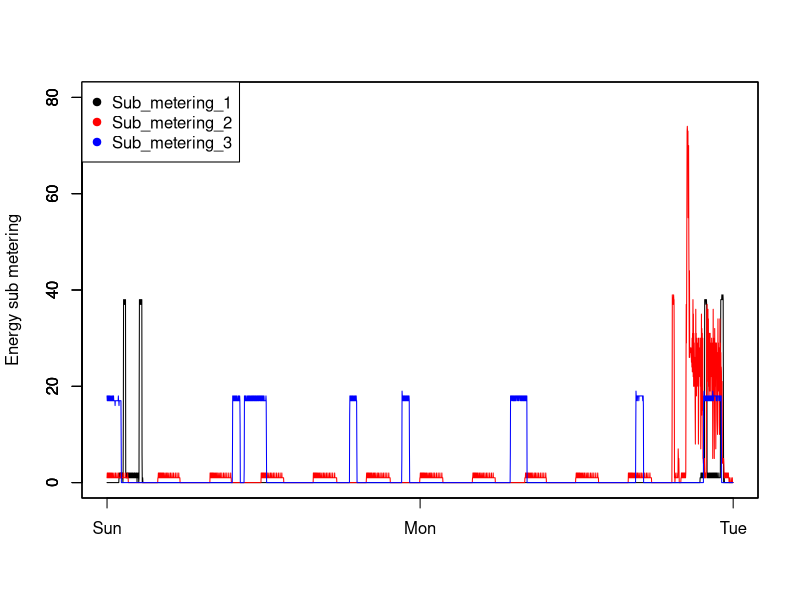

This chart was generated by the following R code:
# Precondition: Must have already executed
#    source("plot0.R")
# to create the file "household_power_consumption_subset.txt" 
# containing the data subset for the assignment. 
#
#

#Read data 
dat <- read.table("household_power_consumption_subset.txt", 
           header = TRUE, sep = ";", na.string = "?",
           stringsAsFactors = FALSE)

par(mfcol = c(1,1))

plot(dat$Sub_metering_1, xaxt = "n", xlab = "", ylim = c(0,80),
     ylab = "Energy sub metering", type = "l", col = "black")

par(new = TRUE)
plot(dat$Sub_metering_2, xaxt = "n", xlab = "", ylab = "", 
     type = "l", col = "red", ylim = c(0,80))

par(new = TRUE)
plot(dat$Sub_metering_3, xaxt = "n", xlab = "", ylab = "", 
     type = "l", col = "blue", ylim = c(0,80))

# Assume that the power consumption data is taken once every minute.
# There are 24 * 60 = 1440 minutes in one day.
# Index 1 is the measurement for "1/7/2007 00:00:00". 
# Thus, Index 1441 is for "2/7/2007 00:00:00".
axis(side = 1, at = c(1, 1441, 2881), labels = c("Sun", "Mon", "Tue")) 

legend("topleft", pch = 19, col = c("black", "red", "blue"),
       legend = c("Sub_metering_1", "Sub_metering_2", "Sub_metering_3")) 
# For the legend, I don't know how to show a line. Using hyphen is 
# short and hard to see. So I use a solid circle. Please show me in 
# your feedback how I can use a long line as the legend symbol.

dev.copy(png, file = "plot3.png")
dev.off()

# DateTime = paste(dat$Date, dat$Time, sep = " ") 
# DateTime = strptime(DateTime, "%d/%m/%Y %H:%M:%S") 
# dat <- cbind(dat,DateTime)
